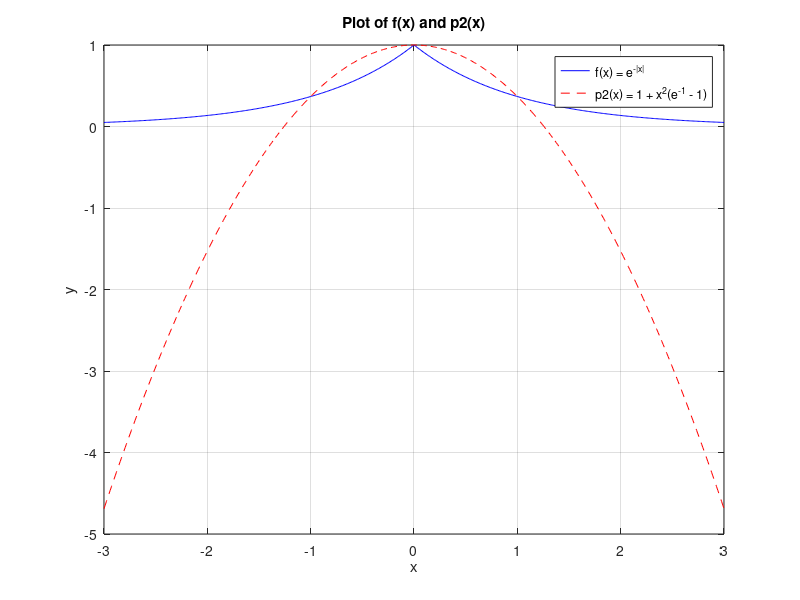

MATLAB code for this plot:
% range of x-vals
x = linspace(-3,3,500);

% calculating f(x) for range of x
fx = exp(-abs(x));

% calculate p2(x)
p2x = 1 + x.^2*(exp(-1)-1);

% Create the plot
plot(x,fx,'b-');
hold on;
plot(x,p2x,'r--');
hold off;
xlabel('x');
ylabel('y');
title('Plot of f(x) and p2(x)');
legend('f(x) = e^{-|x|}', 'p2(x) = 1 + x^2(e^{-1} - 1)');
grid on;
